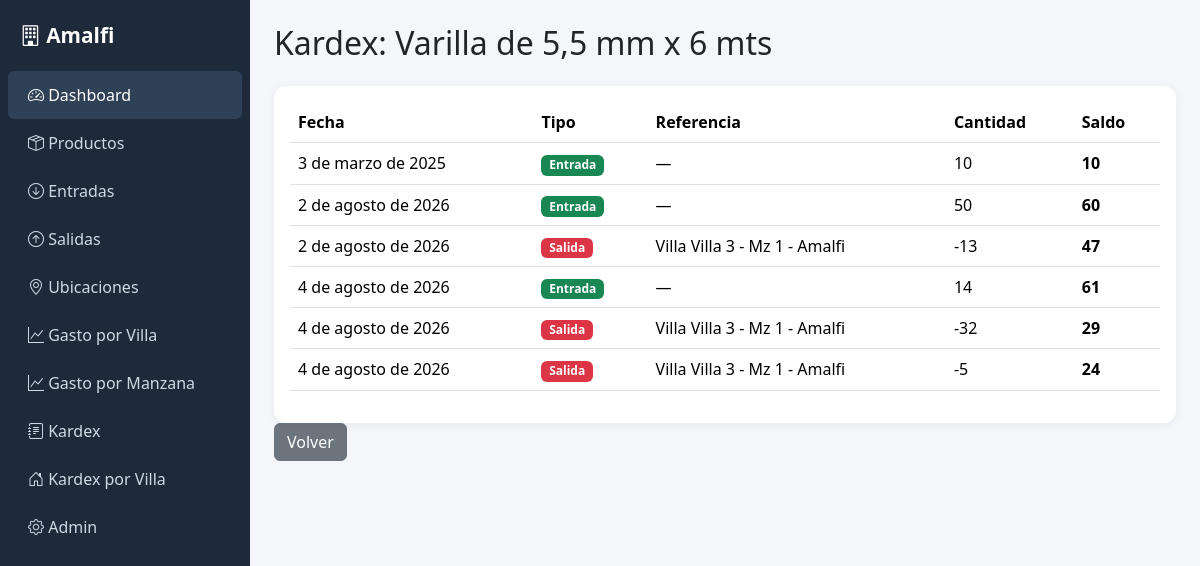
Page /reportes/kardex/2/ (signed in) on the committed database.
### catalogo/models.py (models this page shows, shortened)
class Producto(models.Model):
    UNIDAD_CHOICES = [
        ('Unidad', 'Unidad'),
        ('Saco', 'Saco'),
        ('m3', 'Metro cúbico'),
        ('m2', 'Metro cuadrado'),
        ('m', 'Metro'),
        ('kg', 'Kilogramo'),
    ]
    codigo = models.CharField(max_length=20, unique=True)
    descripcion = models.CharField(max_length=255)
    unidad = models.CharField(max_length=20, choices=UNIDAD_CHOICES, default='Unidad')
    categoria = models.ForeignKey(Categoria, on_delete=models.PROTECT, related_name='productos')
    precio_compra = models.DecimalField(max_digits=10, decimal_places=2)
    precio_venta = models.DecimalField(max_digits=10, decimal_places=2, null=True, blank=True)

### movimientos/models.py (models this page shows, shortened)
class Entrada(models.Model):
    fecha = models.DateField()
    no_comprobante = models.CharField(max_length=50, blank=True, null=True)
    producto = models.ForeignKey(Producto, on_delete=models.PROTECT, related_name='entradas')
    cantidad = models.PositiveIntegerField()
    precio_compra = models.DecimalField(max_digits=10, decimal_places=2)
    usuario = models.ForeignKey(User, on_delete=models.SET_NULL, null=True, blank=True)
    class Meta:
        ordering = ['-fecha']

class Salida(models.Model):
    fecha = models.DateField()
    no_comprobante = models.CharField(max_length=50, blank=True, null=True)
    producto = models.ForeignKey(Producto, on_delete=models.PROTECT, related_name='salidas')
    cantidad = models.PositiveIntegerField()
    villa = models.ForeignKey(Villa, on_delete=models.PROTECT, related_name='salidas')
    precio = models.DecimalField(max_digits=10, decimal_places=2)
    usuario = models.ForeignKey(User, on_delete=models.SET_NULL, null=True, blank=True)
    class Meta:
        ordering = ['-fecha']

### reportes/views.py (the view)
# urls.py: path('reportes/kardex/<int:producto_id>/', views.kardex_producto, name='kardex_producto'),
@login_required
def kardex_producto(request, producto_id):
    producto = Producto.objects.get(id=producto_id)
    entradas = producto.entradas.all()
    salidas = producto.salidas.all()
    movimientos = []
    for e in entradas:
        movimientos.append({'fecha': e.fecha, 'tipo': 'Entrada', 'cantidad': e.cantidad, 'ref': e.no_comprobante})
    for s in salidas:
        movimientos.append({'fecha': s.fecha, 'tipo': 'Salida', 'cantidad': -s.cantidad, 'ref': f'Villa {s.villa}'})
    movimientos.sort(key=lambda x: x['fecha'])
    saldo = 0
    for m in movimientos:
        saldo += m['cantidad']
        m['saldo'] = saldo
    return render(request, 'reportes/kardex.html', {'producto': producto, 'movimientos': movimientos})

### ubicaciones/models.py (called while the page is built)
    def __str__(self):
        return self.nombre

    def __str__(self):
        return f"Mz {self.numero} - {self.urbanizacion}"

    def __str__(self):
        return f"Villa {self.numero} - {self.manzana}"

### templates/reportes/kardex.html (shortened to what this page needs)
{% extends 'base.html' %}
{% block content %}
<h2 class="mb-4">Kardex: {{ producto.descripcion }}</h2>
<div class="card card-stat p-3">
    <table class="table table-hover">
        <thead><tr><th>Fecha</th><th>Tipo</th><th>Referencia</th><th>Cantidad</th><th>Saldo</th></tr></thead>
        <tbody>
        {% for m in movimientos %}
            <tr>
                <td>{{ m.fecha }}</td>
                <td>
                    {% if m.tipo == 'Entrada' %}
                        <span class="badge bg-success">Entrada</span>
                    {% else %}
                        <span class="badge bg-danger">Salida</span>
                    {% endif %}
                </td>
                <td>{{ m.ref|default:"—" }}</td>
                <td>{{ m.cantidad }}</td>
                <td><strong>{{ m.saldo }}</strong></td>
            </tr>
        {% empty %}
            <tr><td colspan="5" class="text-muted">Sin movimientos</td></tr>
        {% endfor %}
        </tbody>
    </table>
</div>
<a href="{% url 'reportes:lista_kardex' %}" class="btn btn-secondary">Volver</a>
{% endblock %}

### templates/base.html (style rules this page uses)
body { background-color: #f4f6f9; }
.card-stat { border: none; border-radius: 12px; box-shadow: 0 2px 10px rgba(0,0,0,0.06); }

### rows in the picture
Producto: descripcion "Varilla de 5,5 mm x 6 mts"
Entrada: fecha "3 de marzo de 2025"
Entrada: fecha "2 de agosto de 2026"
Salida: fecha "2 de agosto de 2026"
Entrada: fecha "4 de agosto de 2026"
Salida: fecha "4 de agosto de 2026"
Salida: fecha "4 de agosto de 2026"

### other values in the picture
{{ m.ref|default:"—" }} "—" "—" "Villa Villa 3 - Mz 1 - Amalfi" "—" "Villa Villa 3 - Mz 1 - Amalfi" "Villa Villa 3 - Mz 1 - Amalfi"
{{ m.cantidad }} "10" "50" "-13" "14" "-32" "-5"
{{ m.saldo }} "10" "60" "47" "61" "29" "24"
